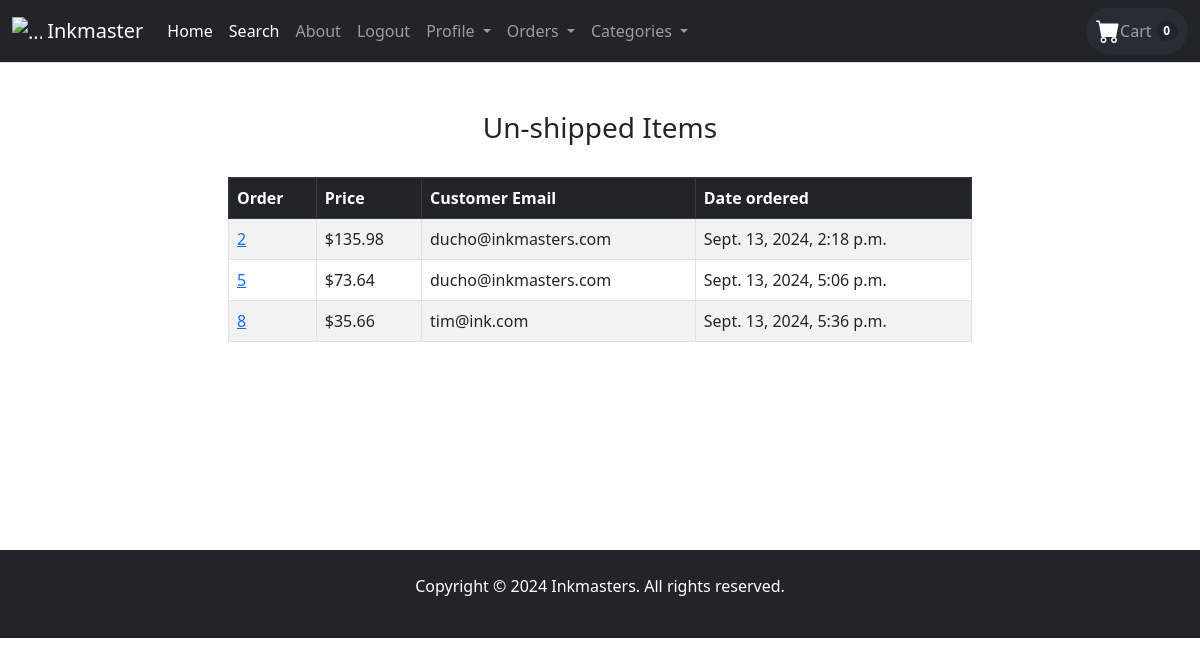
Page /payment/not_shipped_dash (signed in) on the earlier database version.
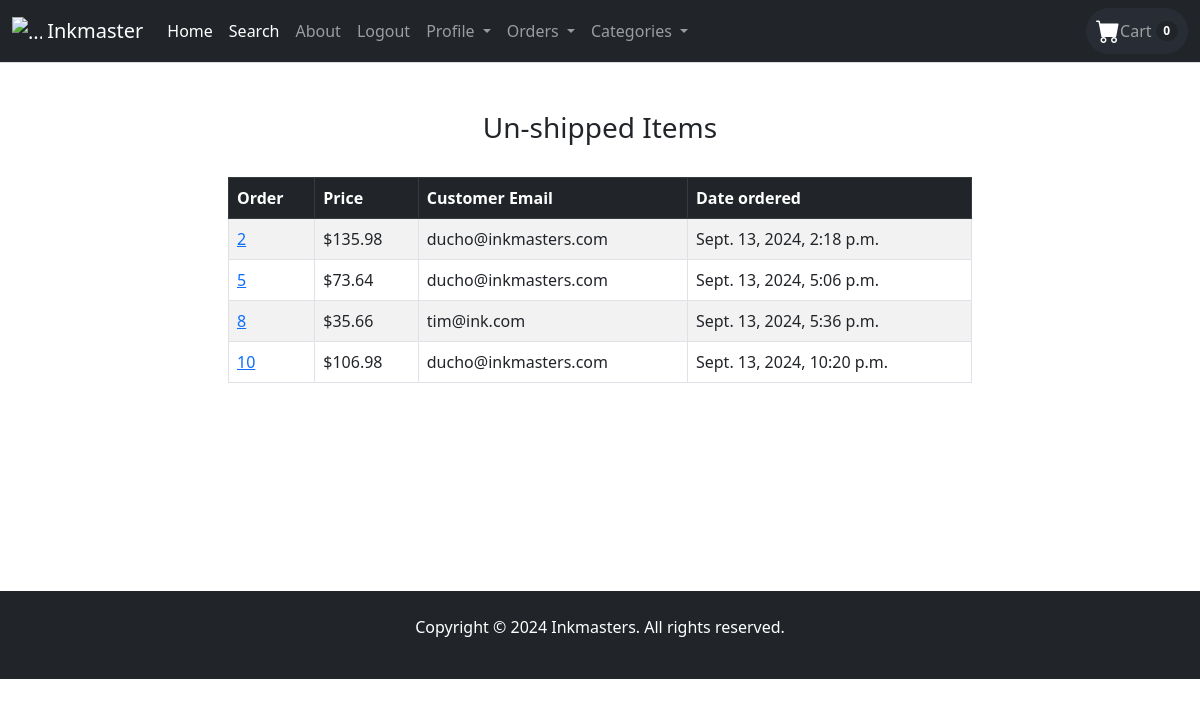
Same page on the later database version.
### payment/models.py (models this page shows, shortened)
class Order(models.Model):
	user = models.ForeignKey(User, on_delete=models.CASCADE, null=True, blank=True)
	full_name = models.CharField(max_length=250)
	email = models.EmailField(max_length=250)
	shipping_address = models.TextField(max_length=15000)
	amount_paid = models.DecimalField(max_digits=7, decimal_places=2)
	date_ordered = models.DateTimeField(auto_now_add=True)
	shipped = models.BooleanField(default=False)
	date_shipped = models.DateTimeField(blank=True, null=True)

### payment/views.py (the view)
# urls.py: path('not_shipped_dash', views.not_shipped_dash, name='not_shipped_dash'),
def not_shipped_dash(request):
	if request.user.is_authenticated and request.user.is_superuser:
		orders = Order.objects.filter(shipped=False)
		return render(request, "payment/not_shipped_dash.html", {"orders":orders})
	else:
		messages.success(request, "Access denied")
		return redirect('home')

### cart/cart.py (called while the page is built)
    def __len__(self):
        return len(self.cart)

### cart/context_processors.py (called while the page is built)
def cart(request):
    return {'cart': Cart(request)}

### payment/templates/payment/not_shipped_dash.html
{% extends 'base.html' %}
{% block content %}
<div class="container">
    <div class="row">
        <center>
            <div class="col-8">
                <br/><br/>
                <h3>Un-shipped Items</h3>
                <br/>
                    <table class="table table-striped table-hover table-bordered">
                      <thead class="table-dark">
                        <tr>
                          <th scope="col">Order</th>
                          <th scope="col">Price</th>
                          <th scope="col">Customer Email</th>
                          <th scope="col">Date ordered</th>
                        </tr>
                      </thead>
                      <tbody>
                        {% for item in orders %}
                        <tr>
                          <td><a href="{% url 'orders' item.id %}">{{ item.id }}</a></td>
                          <td>${{ item.amount_paid }}</td>
                          <td>{{ item.email }}</td>
                          <td>{{ item.date_ordered }}</td>
                        </tr>
                        {% endfor %}
                      </tbody>
                    </table>
<br/><br/>
<br/><br/>
<br/><br/>
<br/><br/>
            </div>
       </center>
   </div>
</div>
{% endblock %}

### store/templates/base.html (shortened to what this page needs)
{% load static %}
<!DOCTYPE html>
<html lang="en">
<head>
    <link href="https://cdn.jsdelivr.net/npm/bootstrap@5.3.0/dist/css/bootstrap.min.css" rel="stylesheet">
    <link href="{% static 'css/style.css' %}" rel="stylesheet">
</head>
<body>
    {% include 'navbar.html' %}
{% block content %}
{% endblock %}
<footer class="bg-dark text-white py-4">
    <div class="container text-center">
        <p>Copyright &copy; 2024 Inkmasters. All rights reserved.</p>
    </div>
</footer>
</body>
</html>

### store/templates/navbar.html (shortened to what this page needs)
<link href="https://cdn.jsdelivr.net/npm/bootstrap@5.3.0/dist/css/bootstrap.min.css" rel="stylesheet">
<link href="https://cdnjs.cloudflare.com/ajax/libs/bootstrap-icons/1.10.3/font/bootstrap-icons.min.css" rel="stylesheet">
<nav class="navbar navbar-expand-lg navbar-dark bg-dark sticky-top">
    <div class="container-fluid">
        <a class="navbar-brand" href="{% url 'home' %}">
            <img src=" " alt="..." width="30" height="30" class="d-inline-block align-text-top">
            Inkmaster
        </a>
        <div class="collapse navbar-collapse" id="navbarNav">
            <ul class="navbar-nav me-auto">
                <li class="nav-item">
                    <a class="nav-link active" href="{% url 'home' %}">Home</a>
                </li>
                <li class="nav-item">
                    <a class="nav-link active" href="{% url 'search' %}">Search</a>
                </li>
                <li class="nav-item">
                    <a class="nav-link" href="{% url 'about' %}">About</a>
                </li>
                {% if user.is_authenticated %}
                <li class="nav-item">
                    <a class="nav-link" href="{% url 'logout' %}">Logout</a>
                </li>
                 <li class="nav-item dropdown">
                    <a class="nav-link dropdown-toggle" href="#" id="profileDropdown" role="button" data-bs-toggle="dropdown" aria-expanded="false">
                        Profile
                    </a>
                </li>
                {% if user.is_superuser %}
                 <li class="nav-item dropdown">
                    <a class="nav-link dropdown-toggle" href="#" id="profileDropdown" role="button" data-bs-toggle="dropdown" aria-expanded="false">
                        Orders
                    </a>
                </li>
                {% endif %}
                {% endif %}
                <li class="nav-item dropdown">
                    <a class="nav-link dropdown-toggle" href="#" id="categoriesDropdown" role="button" data-bs-toggle="dropdown" aria-expanded="false">
                        Categories
                    </a>
                </li>
             </ul>
         <ul class="navbar-nav ms-5">
    <li class="nav-item">
        <a class="nav-link p-0" href="{% url 'cart_summary' %}">
            <div class="cart-icon-container">
                <i class="bi bi-cart-fill cart-icon"></i>
                 <span class="cart-text">Cart</span>
                <span class="badge bg-dark text-white ms-1 rounded-pill" id="cart_quantity">{{ cart|length }}</span>
            </div>
        </a>
    </li>
</ul>
        </div>
    </div>
</nav>

### static/css/style.css (style rules this page uses)
body { font-family: Arial, sans-serif; background-color: #f8f9fa; color: #333; margin: 0; padding: 0; }
.navbar { border-bottom: 1px solid #ddd; }
footer { background-color: #222; color: #ccc; padding: 20px 0; text-align: center; }

### store/templates/navbar.html (style rules this page uses)
.cart-icon-container { position: relative; display: flex; align-items: center; justify-content: center; padding: 5px 10px; background-color: #282c34; border-radius: 30px; transition: all 0.3s ease-in-out; }
.cart-icon { font-size: 1.5rem; color: #ffffff; transition: color 0.3s; }

Differences in the rows shown:
added Order: id "10", amount_paid "106.98", email "ducho@inkmasters.com", date_ordered "Sept. 13, 2024, 10:20 p.m."
